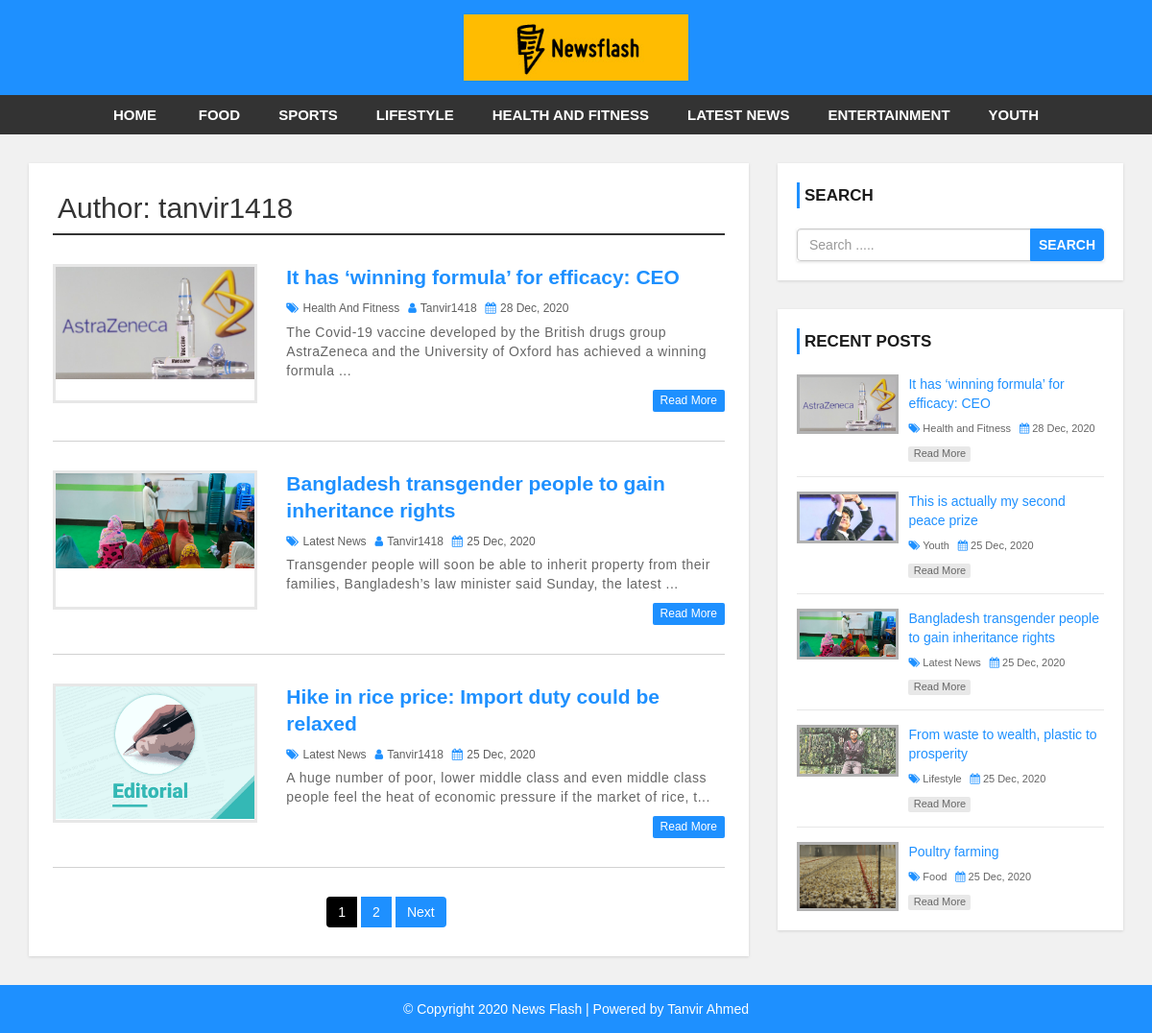
Screenshot of /author.php?aid=1 with the database file from the repository.
### tables this page shows
CREATE TABLE `settings` (
  `websitename` varchar(60) NOT NULL,
  `logo` varchar(50) NOT NULL,
  `footerdesc` varchar(255) NOT NULL
);

CREATE TABLE `category` (
  `category_id` int(11) NOT NULL,
  `category_name` varchar(100) NOT NULL,
  `post` int(11) NOT NULL DEFAULT 0
);

CREATE TABLE `user` (
  `user_id` int(10) UNSIGNED NOT NULL,
  `first_name` varchar(30) NOT NULL,
  `last_name` varchar(30) NOT NULL,
  `username` varchar(30) DEFAULT NULL,
  `password` varchar(40) DEFAULT NULL,
  `role` int(11) NOT NULL
);

CREATE TABLE `post` (
  `post_id` int(11) NOT NULL,
  `title` varchar(100) NOT NULL,
  `description` text NOT NULL,
  `category` varchar(100) NOT NULL,
  `post_date` varchar(50) NOT NULL,
  `author` int(11) NOT NULL,
  `post_img` varchar(100) NOT NULL
);

### config.php (called while the page is built, shortened)
<?php
    $hostname = "http://localhost/news-site";
?>

### author.php (the view, shortened to what this page needs)
<?php include 'header.php'; ?>
    <div id="main-content">
      <div class="container">
        <div class="row">
            <div class="col-md-8">
                <div class="post-container">
                <?php
                    require 'config.php';
                    if(isset($_GET['aid'])){
                        $auth_id = $_GET['aid'];
                    }
                    $sql1 = "SELECT * FROM post JOIN user
                             ON post.author = user.user_id
                             WHERE post.author = {$auth_id}";
                    $result1 = mysqli_query($conn, $sql1) or die("Query Failed.");
                    $row1 = mysqli_fetch_assoc($result1);
                ?>
                  <h2 class="page-heading">Author: <?php echo $row1['username']; ?></h2>
                  <?php
                        $limit = 3;
                        if(isset($_GET['page'])){
                            $page = $_GET['page'];
                        }else{
                            $page = 1;
                        }
                        $offset = ($page - 1) * $limit;
                        $sql = "SELECT * FROM post
                        LEFT JOIN category ON post.category = category.category_id
                        LEFT JOIN user ON post.author = user.user_id
                        WHERE post.author = '{$auth_id}'
                        ORDER BY post.post_id DESC LIMIT {$offset},{$limit}";
                        $result = mysqli_query($conn, $sql) or die("Query Failed.");
                        if(mysqli_num_rows($result) > 0){
                            while($row = mysqli_fetch_assoc($result)){
                    ?>
                        <div class="post-content">
                            <div class="row">
                                <div class="col-md-4">
                                    <a class="post-img" href="single.php?id=<?php echo $row['post_id']; ?>"><img src="admin/upload/<?php echo $row['post_img']; ?>" alt=""/></a>
                                </div>
                                <div class="col-md-8">
                                    <div class="inner-content clearfix">
                                        <h3><a href='single.php?id=<?php echo $row['post_id']; ?>'><?php echo $row['title']; ?></a></h3>
                                        <div class="post-information">
                                            <span>
                                                <i class="fa fa-tags" aria-hidden="true"></i>
                                                <a href='category.php?cid=<?php echo $row['category']; ?>'><?php echo $row['category_name']; ?></a>
                                            </span>
                                            <span>
                                                <i class="fa fa-user" aria-hidden="true"></i>
                                                <a href='author.php?aid=<?php echo $row['author']; ?>'><?php echo $row['username']; ?></a>
                                            </span>
                                            <span>
                                                <i class="fa fa-calendar" aria-hidden="true"></i>
                                                <?php echo $row['post_date']; ?>
                                            </span>
                                        </div>
                                        <p class="description"><?php echo substr($row['description'], 0, 130). "..."; ?></p>
                                        <a class='read-more pull-right' href='single.php?id=<?php echo $row['post_id']; ?>'>read more</a>
                                    </div>
                                </div>
                            </div>
                        </div>
                    <?php
                        }
                    }else{
                        echo "<h2>No Record Found.</h2>";
                    }
                    if(mysqli_num_rows($result1) > 0){
                        $total_records = mysqli_num_rows($result1);
                        $total_page = ceil($total_records / $limit);
                        echo "<ul class='pagination admin-pagination'>";
                        for($i=1; $i<=$total_page; $i++){
                            if($i == $page){
                                $active = "active";
                            }else{
                                $active = "";
                            }
                            echo '<li><a class="'.$active.'" href="index.php?aid='.$auth_id.'&page='.$i.'">'.$i.'</a></li>';
                        }
                        if($total_page > $page){
                            echo '<li><a href="index.php?aid='.$auth_id.'&page='.($page + 1).'">Next</a></li>';
                        }
                        echo "</ul>";
                    }
                    ?>
                </div>
            </div>
            <?php include 'sidebar.php'; ?>
        </div>
      </div>
    </div>
<?php include 'footer.php'; ?>

### header.php (shortened to what this page needs)
<?php
    require "config.php";
?>
<!DOCTYPE html>
<html lang="en">
<head>
    <link rel="stylesheet" href="css/bootstrap.min.css" />
    <link rel="stylesheet" href="css/font-awesome.css">
    <link rel="stylesheet" href="css/style.css">
</head>
<body>
<div id="header">
    <div class="container">
        <div class="row">
            <div class=" col-md-offset-4 col-md-4">
            <?php
                require 'config.php';
                $sql = "SELECT * FROM settings";
                $result = mysqli_query($conn, $sql) or die("Query Failed.");
                if(mysqli_num_rows($result) > 0){
                    while($row = mysqli_fetch_assoc($result)){
                        if($row['logo'] == ""){
                            echo '<a href="index.php"><h1>'.$row['websitename'].'</h1></a>';
                        } else{
                            echo '<a href="index.php" id="logo"><img src="admin/images/'.$row['logo'].'"></a>';
                        }
                    }
                }
            ?>
            </div>
        </div>
    </div>
</div>
<div id="menu-bar">
    <div class="container">
        <div class="row">
            <div class="col-md-12">
            <?php
                require 'config.php';
                $sql = "SELECT * FROM category WHERE post > 0";
                $result = mysqli_query($conn, $sql) or die("Query Failed. : Dynamic Category");
                if(mysqli_num_rows($result) > 0) {
                    $active = "";
            ?>
                <ul class='menu'>
                    <li><a href="<?php echo $hostname; ?>">Home</a></li>
                    <?php while($row = mysqli_fetch_array($result)) {
                        echo '<li><a class="'.$active.'" href="category.php?cid='.$row['category_id'].'">'.$row['category_name'].'</a></li>';
                    } ?>
                </ul>
                <?php } ?>
            </div>
        </div>
    </div>
</div>

### sidebar.php
<div id="sidebar" class="col-md-4">
    <div class="search-box-container">
        <h4>Search</h4>
        <form class="search-post" action="search.php" method ="GET">
            <div class="input-group">
                <input type="text" name="search" class="form-control" placeholder="Search ....." required>
                <span class="input-group-btn">
                    <button type="submit" class="btn btn-danger">Search</button>
                </span>
            </div>
        </form>
    </div>
    <div class="recent-post-container">
        <h4>Recent Posts</h4>
        <?php
            require 'config.php';
            $limit = 5;
            $sql = "SELECT * FROM post
            LEFT JOIN category ON post.category = category.category_id
            ORDER BY post.post_id DESC LIMIT {$limit}";
            $result = mysqli_query($conn, $sql) or die("Query Failed. : Recent Post.");
            if(mysqli_num_rows($result) > 0){
                while($row = mysqli_fetch_assoc($result)){
        ?>
        <div class="recent-post">
            <a class="post-img" href="single.php?id=<?php echo $row['post_id']; ?>">
                <img src="admin/upload/<?php echo $row['post_img']; ?>" alt=""/>
            </a>
            <div class="post-content">
                <h5><a href="single.php?id=<?php echo $row['post_id']; ?>"><?php echo $row['title']; ?></a></h5>
                <span>
                    <i class="fa fa-tags" aria-hidden="true"></i>
                    <a href='category.php?cid=<?php echo $row['category']; ?>'><?php echo $row['category_name']; ?></a>
                </span>
                <span>
                    <i class="fa fa-calendar" aria-hidden="true"></i>
                    <?php echo $row['post_date']; ?>
                </span>
                <a class="read-more" href="single.php?id=<?php echo $row['post_id']; ?>">read more</a>
            </div>
        </div>
        <?php
                }
            }
        ?>
    </div>
</div>

### footer.php
<div id ="footer">
    <div class="container">
        <div class="row">
            <div class="col-md-12">
            <?php
                require 'config.php';
                $sql = "SELECT * FROM settings";
                $result = mysqli_query($conn, $sql) or die("Query Failed.");
                if(mysqli_num_rows($result) > 0){
                    while($row = mysqli_fetch_assoc($result)){
            ?>
                <span><?php echo $row['footerdesc']; ?></span>
            <?php
                    }
                }
            ?>
            </div>
        </div>
    </div>
</div>
</body>
</html>

### css/style.css (style rules this page uses)
body { background: #f1f1f1; font-family: sans-serif,arial,Helvetica; }
a, a:hover, a:focus { text-decoration: none; outline: none; }
ul { margin:0; padding:0; list-style:none; }
h2.page-heading { margin: 5px 0 30px; padding: 0 5px 10px; border-bottom: 2px solid #333; }
form { background: #fff; padding: 25px; box-shadow:0 1px 3px rgba(0, 0, 0, 0.13); }
#header { background: #1e90ff; text-align: center; padding: 15px; }
#logo { display: inline-block; width: 65%; }
#logo img { width: 100%; }
#menu-bar { background: #333; text-align: center; }
#menu-bar .menu > li { display: inline-block; }
.menu > li > a { padding: 10px 20px; display: block; text-transform: uppercase; color: #fff; font-size: 15px; font-weight:600; transition:all 0.5s ease 0s; }
#main-content { padding: 30px 0; min-height: 750px; }
#main-content .post-container { background-color: #fff; padding: 25px; box-shadow: 0 1px 3px rgba(0, 0, 0, 0.13); }
#main-content .post-content { border-bottom: 1px solid #d1d1d1; padding: 0 0 30px; margin-bottom:30px; }
#main-content .post-content img { width: 100%; }
#main-content .post-content .post-img { border: 3px solid #e7e7e7; display: block; height: 145px; overflow: hidden; transition: border .3s; }
#main-content .post-content h3 { font-size: 21px; line-height: 28px; font-weight: 600; margin: 0 0 7px; }
#main-content .post-content h3 a { color: #1e90ff; transition:all 0.3s; }
#main-content .post-content .post-information span { color: #606060; font-size: 12px; text-transform: capitalize; margin: 0 5px 5px 0; display: inline-block; }
#main-content .post-content .post-information i { color: #1e90ff; margin-right: 1px; }
#main-content .post-content .post-information a { color: #606060; text-decoration: none; }
#main-content .post-content p, #main-content .single-post p { color: #666; font-size: 14px; letter-spacing: 0.5px; margin:0 0 10px; }
#main-content .post-content a.read-more { color: #fff; background-color: #1E90FF; font-size: 12px; text-transform: capitalize; padding: 3px 8px; border-radius: 2px; transition: all 0.3s; }
.pagination { display: block; text-align: center; margin: 0; }
.pagination li { display:inline-block; margin: 0 5px 0 0; }
.pagination li a { border: none; background: #1e90ff; color: #fff; }
i.fa { color:#222; }
#sidebar h4 { color: #1A1A1A; font-size: 17px; line-height: 27px; font-weight:600; text-transform: uppercase; padding: 0 0 0 5px; margin: 0 0 21px; border-left: 3px solid #1e90ff; }
#sidebar .search-box-container { background-color: #fff; padding: 20px; margin: 0 0 30px; box-shadow: 0 1px 3px rgba(0, 0, 0, 0.13); }
#sidebar .search-post { padding: 0; }
#sidebar .search-post input { color: #606060; }
#sidebar .search-post .btn { font-weight: 600; text-transform: uppercase; padding: 6px 8px; background-color: #1E90FF; border-color: #1E90FF; outline: none; }
#sidebar .recent-post-container { padding: 20px; background: #fff; box-shadow: 0 1px 3px rgba(0, 0, 0, 0.13); }
#sidebar .recent-post { border-bottom: 1px solid #e7e7e7; padding: 0 0 15px; margin: 0 0 15px; }
#sidebar .recent-post:last-child { margin: 0; padding: 0; border: none; }
#sidebar .recent-post .post-img { display: inline-block; width: 33%; border: 3px solid rgba(0,0,0,0.3); vertical-align: top; transition: border .3s; }
#sidebar .recent-post .post-img img { width: 100%; }
#sidebar .recent-post .post-content { width: 65%; display: inline-block; border: none; padding: 0 0 0 7px; margin: 0; }
#sidebar .recent-post h5 { font-size: 14px; line-height: 20px; margin: 0 0 5px; }
#sidebar .recent-post h5 a { color: #1E90FF; }
#sidebar .recent-post span { color: #666; font-size: 11px; display: inline-block; margin: 0 5px 10px 0; }
#sidebar .recent-post span a { color: #666; }
#sidebar .recent-post span i { color: #1E90FF; }
#sidebar .recent-post a.read-more { color: #666; background-color: rgba(0,0,0,0.09); width: 65px; font-size: 11px; text-align: center; padding: 0; display: block; transition: all 0.3s; }
#footer { color: #fff; padding:15px 0; text-align:center; background-color:#1e90ff; }
#footer a { color:#fff; }
li a.active { color: white; background-color: black; }

### rows the page displays
settings: logo (picture), footerdesc "© Copyright 2020 News Flash | Powered by Tanvir Ahmed"
category: category_name "FOOD"
category: category_name "SPORTS"
category: category_name "LIFESTYLE"
category: category_name "HEALTH AND FITNESS"
category: category_name "LATEST NEWS"
category: category_name "ENTERTAINMENT"
category: category_name "YOUTH"
user: username "tanvir1418"
post: post_img (picture), title "It has ‘winning formula’ for efficacy: CEO", category.category_name "Health And Fitness", user.username "Tanvir1418", post_date "28 Dec, 2020", description "The Covid-19 vaccine developed by the British drugs group AstraZeneca and the University of Oxford has achieved a winning formula", category.category_name "Health and Fitness"
post: post_img (picture), title "Bangladesh transgender people to gain inheritance rights", category.category_name "Latest News", user.username "Tanvir1418", post_date "25 Dec, 2020", description "Transgender people will soon be able to inherit property from their families, Bangladesh’s law minister said Sunday, the latest"
post: post_img (picture), title "Hike in rice price: Import duty could be relaxed", category.category_name "Latest News", user.username "Tanvir1418", post_date "25 Dec, 2020", description "A huge number of poor, lower middle class and even middle class people feel the heat of economic pressure if the market of rice, t"
post: post_img (picture), title "This is actually my second peace prize", category.category_name "Youth", post_date "25 Dec, 2020"
post: post_img (picture), title "From waste to wealth, plastic to prosperity", category.category_name "Lifestyle", post_date "25 Dec, 2020"
post: post_img (picture), title "Poultry farming", category.category_name "Food", post_date "25 Dec, 2020"
